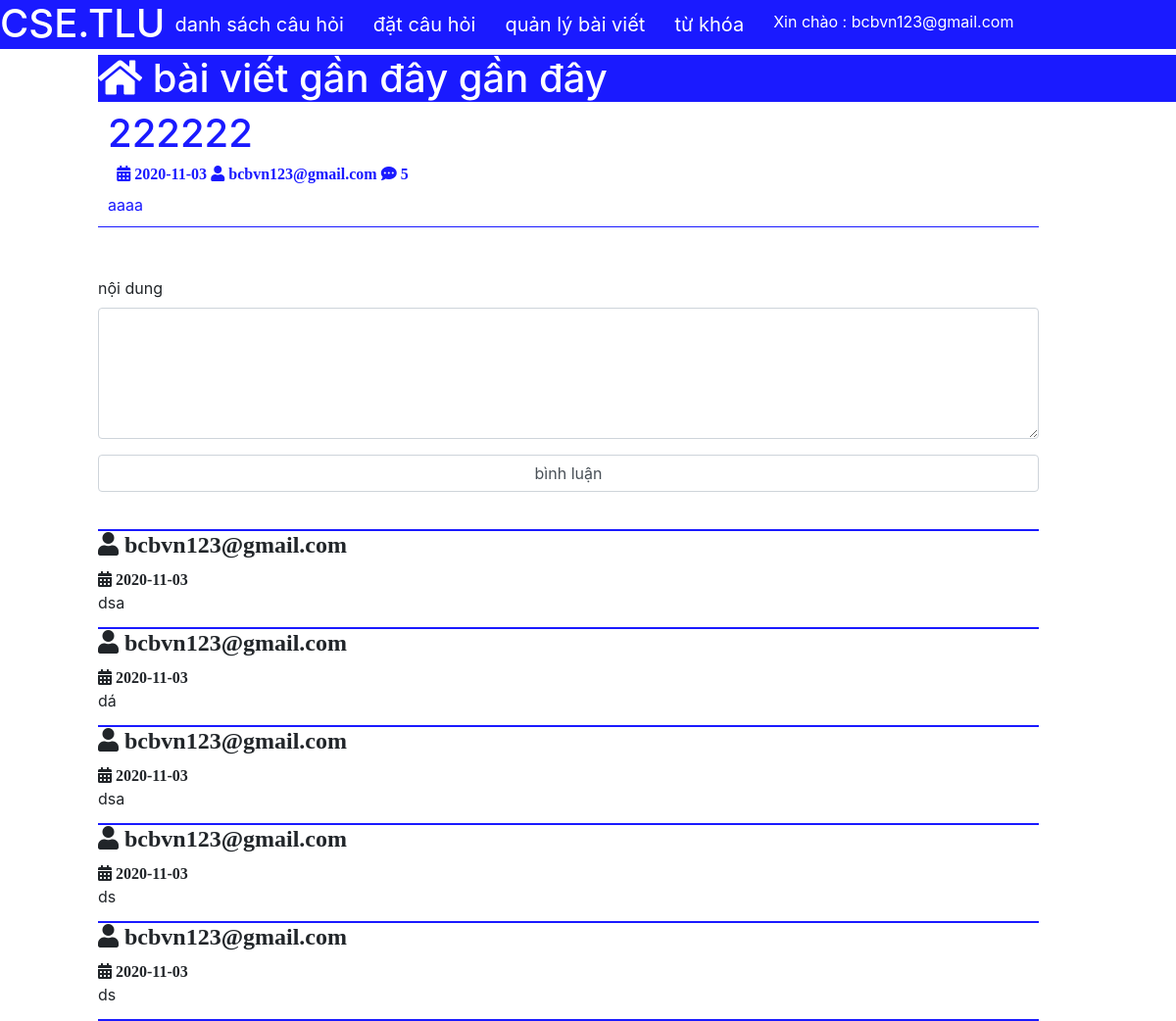
The page /4.baitaplon/php/ct_bai.php?id=57 (signed in) on the database its author committed.
### tables this page shows
CREATE TABLE `quanlybaidang` (
  `id_baidang` int(100) NOT NULL,
  `tieude` varchar(100) NOT NULL,
  `img` char(100) NOT NULL,
  `noidung` text NOT NULL,
  `tukhoa` varchar(30) NOT NULL,
  `date` date NOT NULL,
  `ten_nguoidang` varchar(30) NOT NULL
);

CREATE TABLE `quanlybinhluan` (
  `id_binhluan` int(100) NOT NULL,
  `id_sp` int(6) NOT NULL,
  `ten` varchar(50) NOT NULL,
  `nd_bl` text NOT NULL,
  `date` date NOT NULL
);

### 4.baitaplon/php/chucnang.php (called while the page is built, shortened)
<?php
function getOneUser($id)
{
    global $conn;
    $sql ="SELECT * from quanlybaidang where id_baidang ='$id'";
    $result = mysqli_query($conn,$sql);
    $user = mysqli_fetch_array($result);
    return $user;
}
?>

### 4.baitaplon/php/ct_bai.php (the view, shortened to what this page needs)
<?php
$id = $_GET['id'];
require("ketnoi.php");
include("chucnang.php");
$s = getOneUser($id);
$sql ="SELECT * from quanlybinhluan where id_sp ='$id' ORDER BY id_binhluan DESC ";
$result = mysqli_query($conn,$sql);
?>
<!doctype html>
<html lang="en">
<head>
<link rel="stylesheet" href="../css/trangnd.css">
<link rel="stylesheet" href="https://cdnjs.cloudflare.com/ajax/libs/font-awesome/5.7.1/css/all.min.css">
<link rel="stylesheet" href="https://stackpath.bootstrapcdn.com/bootstrap/4.3.1/css/bootstrap.min.css">
</head>
<body>
  <div class="dautrang">
    <h1>
      CSE.TLU
    </h1>
    <ul>
    <li><a href="sukien.php">danh sách câu hỏi</a></li>
          <li><a href="datcauhoi.php">đặt câu hỏi</a></li>
          <li><a href="quanlybaiviet.php">quản lý bài viết</a></li>
          <li><a href="tukhoa.php">từ khóa</a></li>
      <li><?php echo "Xin chào : ".$_SESSION['user']; ?>
    </li>
    </ul>
</div>
<div class="baiviet">
<div class="content">
<h1>
 <a href="sukien.php"><i class="fas fa-home"></i></a>
        bài viết gần đây gần đây</h1>
</div>
<div class="content-bai">
    <h1><?php echo $s['tieude'];?></h1>
    <h6><i class="fas fa-calendar-alt"> <?php echo $s['date'];?></i>
    <i class="fas fa-user"> <?php echo $s['ten_nguoidang']; ?></i>
    <i class="fas fa-comment-dots"> <?php    echo $row = mysqli_num_rows($result);       ?></i>
  </h6>
    <p>
    <?php echo $s['noidung'];?>
    </p>
 </div>
 </div>
 <div class="binhluan_ht_bl">
 <div class="binhluan">
    <div class="row">
                <div class="col-md-12">
                    <form action="xl_thembl.php?id=<?php echo $id ;?>" method="POST">
                        <div class="form-group">
                        </div>
                        <div class="form-group">
                          <label for="txtLastName">nội dung</label>
                          <textarea id="txtnoidungbl" name="txtnoidungbl" class="form-control" rows="5" cols="33"> </textarea>
                        </div>
                        <div class="form-group">
                          <input  type="submit" class="form-control  btn_tao" name="submit" id="sbmSave" value="bình luận">
                        </div>
                    </form>
                </div>
            </div>
  </div>
        <?php
            while($row = mysqli_fetch_array($result))
            {
        ?>
            <div class="ht_bl">
            <h4><i class="fas fa-user"> <?php echo $row['ten'] ?></i></h4>
            <i class="fas fa-calendar-alt"> <?php echo $row['date'];?></i>
            <p>
            <?php echo $row['nd_bl'] ?>
            </p>
        </div>
        <?php }  ?>
    </div>
</body>
</html>

### 4.baitaplon/css/trangnd.css (style rules this page uses)
ul { list-style: none; }
a { color:#1a1aff; }
.dautrang { width: 100%; height: 50px; background:#1a1aff; }
.dautrang h1 { float: left; color: white; }
.dautrang ul { height: 50px; background-color: #1a1aff ; }
.dautrang ul li { float: left; padding: 10px; margin-right: 10px; position: relative; }
.dautrang ul li { color: white; }
.dautrang ul li a { font-size: 20px; color: white; }
.content { width: 100%; height: 3000px; }
.baiviet .content { width: 100%; height: 60px; }
.baiviet .content h1 { width: 94%; background:#1a1aff; color: white; float: left; margin-left: 100px; }
.baiviet .content h1 a i { color: white; }
.baiviet .content-bai { border-bottom: 1px solid #1a1aff ; width: 80%; height:50%; margin-left: 100px; color: #1a1aff; }
.baiviet .content-bai h1 { margin-left: 10px; color: w; }
.baiviet .content-bai p { margin: 10px; }
.baiviet .content-bai h6 { margin-left: 2%; }
.binhluan_ht_bl { margin-top: 10px; width: 80%; margin-left: 100px; }
.binhluan_ht_bl .binhluan { height: 300px; border-bottom: 2px solid #1a1aff; }
.binhluan_ht_bl .ht_bl { height: 100px; border-bottom: 2px solid #1a1aff; }
.btn_tao { background-color: #1a1aff; color: white; }

### rows shown on the page
quanlybaidang: tieude "222222", date "2020-11-03", ten_nguoidang "bcbvn123@gmail.com", noidung "aaaa"
quanlybinhluan: ten "bcbvn123@gmail.com", date "2020-11-03", nd_bl "dsa"
quanlybinhluan: ten "bcbvn123@gmail.com", date "2020-11-03", nd_bl "dá"
quanlybinhluan: ten "bcbvn123@gmail.com", date "2020-11-03", nd_bl "dsa"
quanlybinhluan: ten "bcbvn123@gmail.com", date "2020-11-03", nd_bl "ds"
quanlybinhluan: ten "bcbvn123@gmail.com", date "2020-11-03", nd_bl "ds"

### other values the page prints
$_SESSION['user'] "bcbvn123@gmail.com"
$row = mysqli_num_rows($result) "5"
